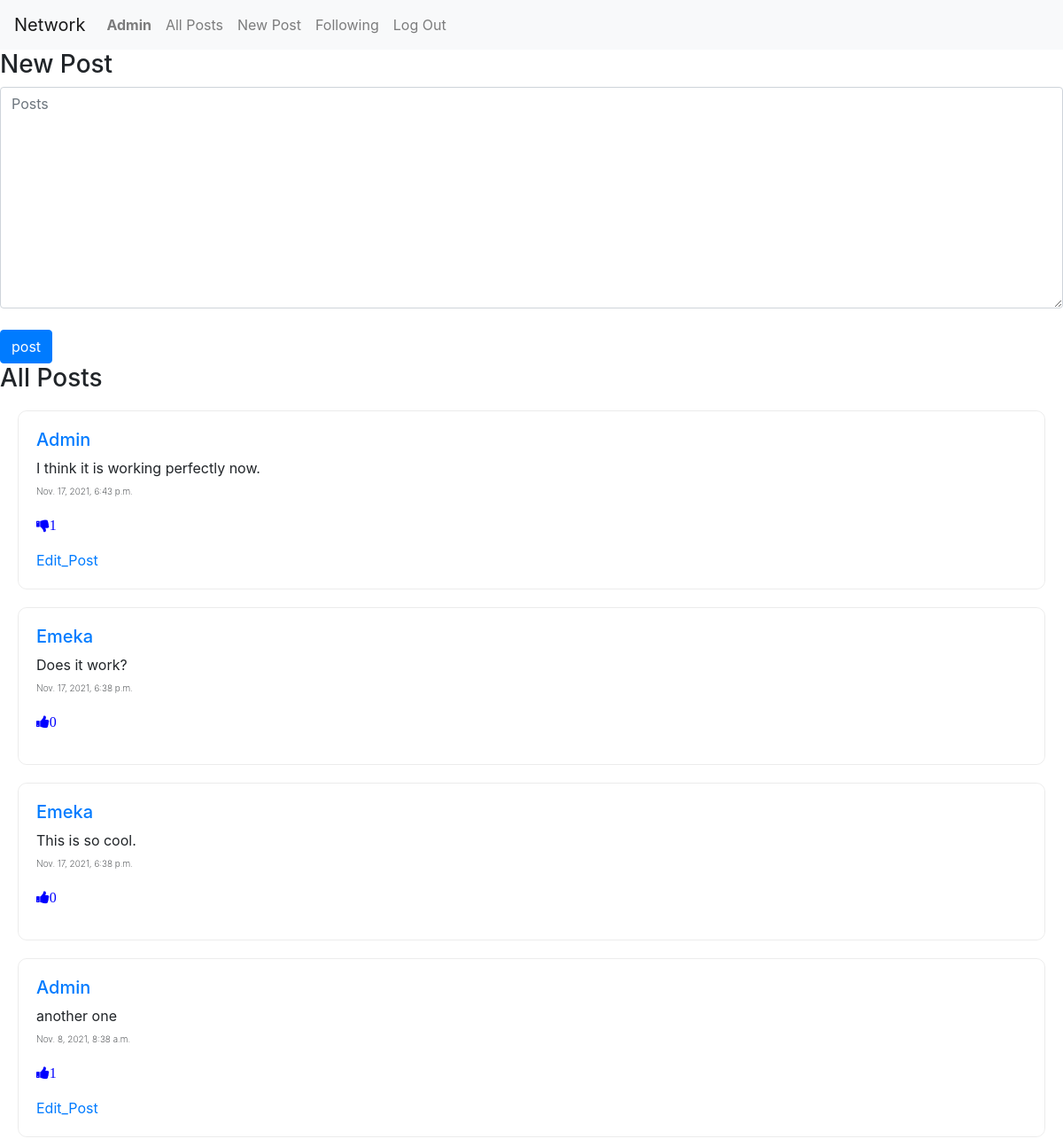
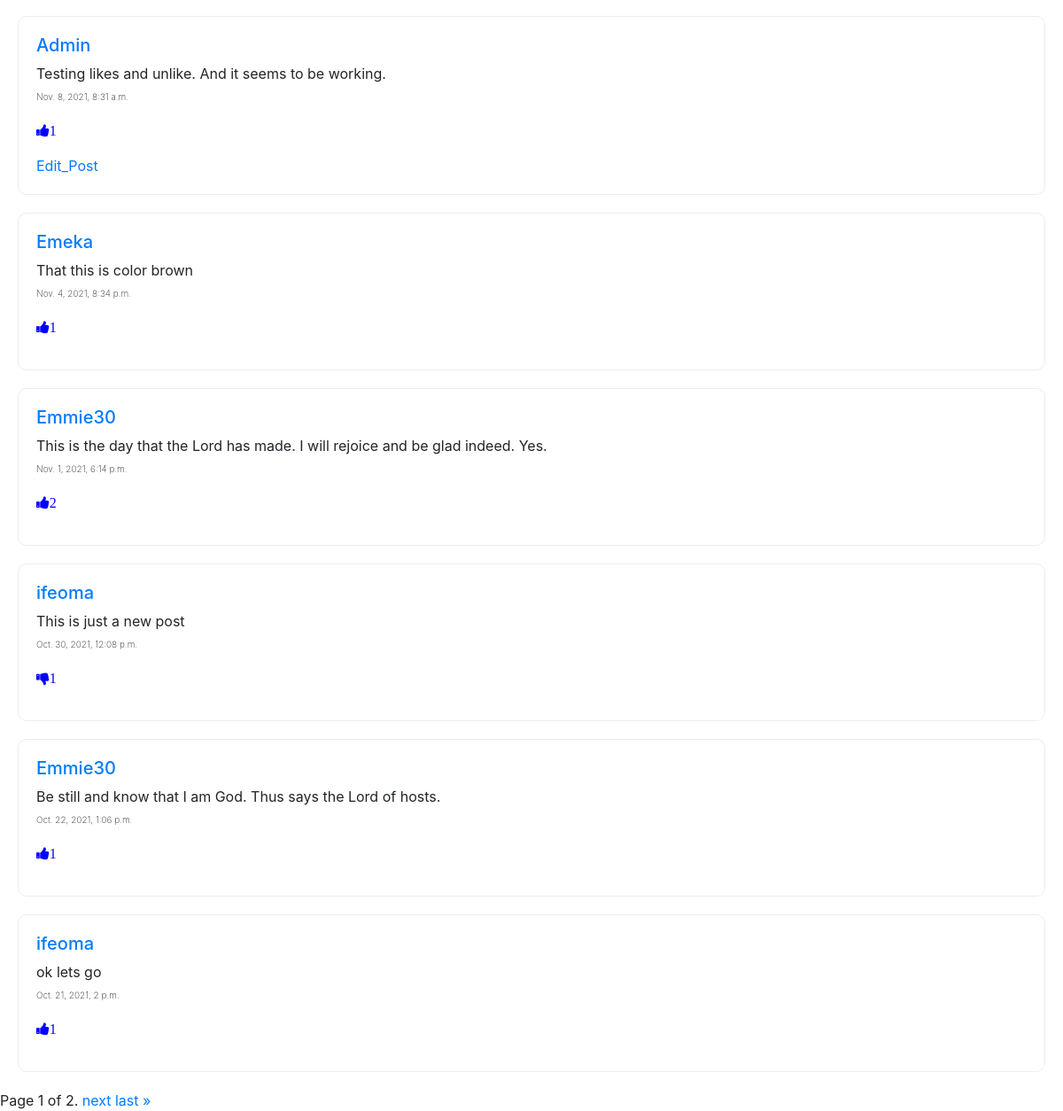
/ (signed in), run on the app's committed database (2 pictures, top to bottom).
### network/models.py (models this page shows, shortened)
class User(AbstractUser):
    pass

class Posts(models.Model):
    name = models.CharField(max_length=200, default='user')
    post = models.TextField(max_length=None)
    likes = models.IntegerField(max_length=None, default=0)
    date = models.DateTimeField()
    state = models.CharField(max_length=200, default='up')
    liked_by = models.CharField(max_length=200, default='')

### network/views.py (the view)
# urls.py: path("", views.index, name="index"),
def index(request):
    posts = Posts.objects.all()
    posts = posts.order_by("-date").all()
    paginator = Paginator(posts, 10)  # Show 5 posts per page.
    page_number = request.GET.get('page')
    page_obj = paginator.get_page(page_number)
    icon_state = Likes.objects.all()
    return render(request, "network/index.html", {'page_obj': page_obj, 'icon_state': icon_state})

### network/templates/network/index.html (shortened to what this page needs)
{% extends "network/layout.html" %}
{% load static %}
{% block body %}
    <div id="new-post">
        <h3>New Post</h3>
        <form id='post_form' method="post">
            <textarea id="text" class="form-control"  name='post' placeholder="Posts" style="height: 250px;"></textarea>
            <br>
            <input type='submit' value='post' class="btn btn-primary">
        </form>
    </div>
    <div id='all-posts' name='ee'>
        <h3>All Posts</h3>
            {% for post in page_obj %}
            <div style="border: .5px solid rgba(0, 0, 0, 0.075); padding: 20px; margin: 20px; border-radius: 10px;">
                <h5><a href="{% url 'user_details' name=post.name %}">{{post.name}}</a></h5>
                <p >{{post.post}} <br><span style="font-weight: 200; font-size: x-small;">{{post.date}}</span> </p>
                {% if post.state == 'down' and post.liked_by == user.username %}
                    <p><i id={{post.id}} onclick="like_unlike(this, '{{post.id}}')" class="fa fa-thumbs-down" style="cursor: pointer; color: #00F" onMouseOver="this.style.color='#0F0'" onMouseOut="this.style.color='#00F'">{{post.likes}}</i></p>
                {% else %}
                    <p><i id={{post.id}} onclick="like_unlike(this, '{{post.id}}')" class="fa fa-thumbs-up" style="cursor: pointer; color: #00F" onMouseOver="this.style.color='#0F0'" onMouseOut="this.style.color='#00F'">{{post.likes}}</i>
                    </p>
                {% endif %}
                {% if post.name == user.username %}
                    <a href='{% url "edit_post" id=post.id %}'>Edit_Post</a>
                {% endif %}
            </div>
            {% endfor %}
        <div class="pagination">
            <span class="step-links">
                <span class="current">
                    Page {{ page_obj.number }} of {{ page_obj.paginator.num_pages }}.
                </span>
                {% if page_obj.has_next %}
                    <a class='pager' href="?page={{ page_obj.next_page_number }}">next</a>
                    <a class='pager' href="?page={{ page_obj.paginator.num_pages }}">last &raquo;</a>
                {% endif %}
            </span>
        </div>
    </div>
{% endblock %}

### network/templates/network/layout.html (shortened to what this page needs)
{% load static %}
<!DOCTYPE html>
<html lang="en">
    <head>
        <link rel="stylesheet" href="https://stackpath.bootstrapcdn.com/bootstrap/4.4.1/css/bootstrap.min.css">
        <link rel="stylesheet" href="https://cdnjs.cloudflare.com/ajax/libs/font-awesome/4.7.0/css/font-awesome.min.css">
        <link href="{% static 'network/styles.css' %}" rel="stylesheet">
    </head>
    <body>
        <nav class="navbar navbar-expand-lg navbar-light bg-light">
            <a class="navbar-brand" href="#">Network</a>
            <div>
              <ul class="navbar-nav mr-auto">
                {% if user.is_authenticated %}
                    <li class="nav-item">
                        <a id='user' class="nav-link" href="#"><strong>{{ user.username }}</strong></a>
                    </li>
                {% endif %}
                <li class="nav-item" id="allpost">
                  <a class="nav-link" href="{% url 'index' %}">All Posts</a>
                </li>
                {% if user.is_authenticated %}
                    <li class="nav-item">
                        <a class="nav-link" id='new_post' href="#">New Post</a>
                    </li>
                    <li class="nav-item">
                        <a class="nav-link" id='ff' href="{% url 'following' %}">Following</a>
                    </li>
                    <li class="nav-item">
                        <a class="nav-link" href="{% url 'logout' %}">Log Out</a>
                    </li>
                {% endif %}
              </ul>
            </div>
          </nav>
        <div class="body">
            {% block body %}
            {% endblock %}
        </div>
    </body>
</html>

### data on the page
User: username "Admin"
Posts: name "Admin", post "I think it is working perfectly now.", date "Nov. 17, 2021, 6:43 p.m.", likes "1", shows "Edit_Post"
Posts: name "Emeka", post "Does it work?", date "Nov. 17, 2021, 6:38 p.m.", likes "0"
Posts: name "Emeka", post "This is so cool.", date "Nov. 17, 2021, 6:38 p.m.", likes "0"
Posts: name "Admin", post "another one", date "Nov. 8, 2021, 8:38 a.m.", likes "1", shows "Edit_Post"
Posts: name "Admin", post "Testing likes and unlike. And it seems to be working.", date "Nov. 8, 2021, 8:31 a.m.", likes "1", shows "Edit_Post"
Posts: name "Emeka", post "That this is color brown", date "Nov. 4, 2021, 8:34 p.m.", likes "1"
Posts: name "Emmie30", post "This is the day that the Lord has made. I will rejoice and be glad indeed. Yes.", date "Nov. 1, 2021, 6:14 p.m.", likes "2"
Posts: name "ifeoma", post "This is just a new post", date "Oct. 30, 2021, 12:08 p.m.", likes "1"
Posts: name "Emmie30", post "Be still and know that I am God. Thus says the Lord of hosts.", date "Oct. 22, 2021, 1:06 p.m.", likes "1"
Posts: name "ifeoma", post "ok lets go", date "Oct. 21, 2021, 2 p.m.", likes "1"

### other printed values
{{ page_obj.number }} "1"
{{ page_obj.paginator.num_pages }} "2"
